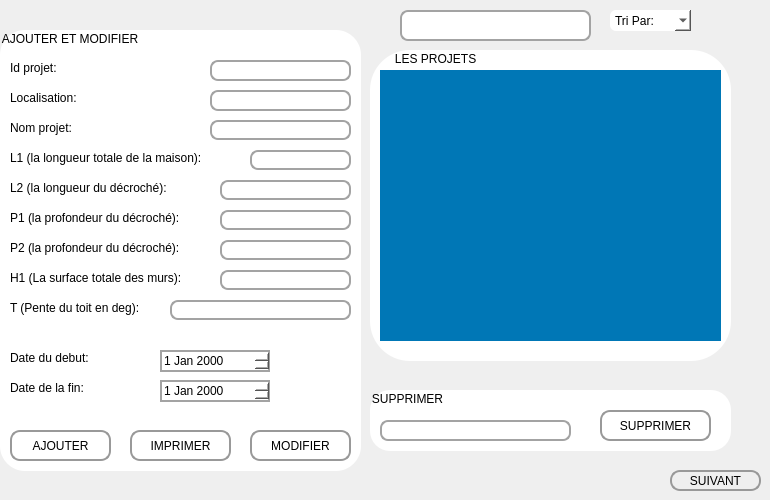
       <widget class="QWidget" name="page_6">
        <widget class="QGroupBox" name="add">
         <property name="geometry">
          <rect>
           <x>0</x>
           <y>30</y>
           <width>361</width>
           <height>441</height>
          </rect>
         </property>
         <property name="styleSheet">
          <string notr="true">font: 75 12pt &quot;System&quot;;
border-radius:25px;
background-color:white;</string>
         </property>
         <property name="title">
          <string>AJOUTER ET MODIFIER</string>
         </property>
         <widget class="QLabel" name="label_10">
          <property name="geometry">
           <rect>
            <x>10</x>
            <y>30</y>
            <width>131</width>
            <height>16</height>
           </rect>
          </property>
          <property name="text">
           <string>Id projet:</string>
          </property>
         </widget>
         <widget class="QLabel" name="label_11">
          <property name="geometry">
           <rect>
            <x>10</x>
            <y>60</y>
            <width>161</width>
            <height>16</height>
           </rect>
          </property>
          <property name="text">
           <string>Localisation:</string>
          </property>
         </widget>
         <widget class="QLabel" name="label_12">
          <property name="geometry">
           <rect>
            <x>10</x>
            <y>90</y>
            <width>171</width>
            <height>16</height>
           </rect>
          </property>
          <property name="text">
           <string>Nom projet:</string>
          </property>
         </widget>
         <widget class="QLabel" name="label_13">
          <property name="geometry">
           <rect>
            <x>10</x>
            <y>320</y>
            <width>111</width>
            <height>16</height>
           </rect>
          </property>
          <property name="text">
           <string>Date du debut:</string>
          </property>
         </widget>
         <widget class="QLabel" name="label_14">
          <property name="geometry">
           <rect>
            <x>10</x>
            <y>350</y>
            <width>111</width>
            <height>16</height>
           </rect>
          </property>
          <property name="text">
           <string>Date de la fin:</string>
          </property>
         </widget>
         <widget class="QLabel" name="label_15">
          <property name="geometry">
           <rect>
            <x>10</x>
            <y>120</y>
            <width>241</width>
            <height>16</height>
           </rect>
          </property>
          <property name="text">
           <string>L1 (la longueur totale de la maison):</string>
          </property>
         </widget>
         <widget class="QLabel" name="label_16">
          <property name="geometry">
           <rect>
            <x>10</x>
            <y>150</y>
            <width>201</width>
            <height>16</height>
           </rect>
          </property>
          <property name="text">
           <string>L2 (la longueur du décroché):</string>
          </property>
         </widget>
         <widget class="QLabel" name="label_17">
          <property name="geometry">
           <rect>
            <x>10</x>
            <y>180</y>
            <width>201</width>
            <height>16</height>
           </rect>
          </property>
          <property name="text">
           <string>P1 (la profondeur du décroché):</string>
          </property>
         </widget>
         <widget class="QLabel" name="label_18">
          <property name="geometry">
           <rect>
            <x>10</x>
            <y>210</y>
            <width>211</width>
            <height>16</height>
           </rect>
          </property>
          <property name="text">
           <string>P2 (la profondeur du décroché):</string>
          </property>
         </widget>
         <widget class="QLabel" name="label_19">
          <property name="geometry">
           <rect>
            <x>10</x>
            <y>240</y>
            <width>211</width>
            <height>16</height>
           </rect>
          </property>
          <property name="text">
           <string>H1 (La surface totale des murs):</string>
          </property>
         </widget>
         <widget class="QLabel" name="label_20">
          <property name="geometry">
           <rect>
            <x>10</x>
            <y>270</y>
            <width>171</width>
            <height>16</height>
           </rect>
          </property>
          <property name="text">
           <string>T (Pente du toit en deg):</string>
          </property>
         </widget>
         <widget class="QLineEdit" name="id">
          <property name="geometry">
           <rect>
            <x>210</x>
            <y>30</y>
            <width>141</width>
            <height>21</height>
           </rect>
          </property>
          <property name="styleSheet">
           <string notr="true">
QLineEdit{
border:2px solid rgb(163, 163, 163);
/*border:	rgb(179, 179, 179);*/
border-radius:8px;
/*color:rgb(165, 165, 165);*/
padding-left:8px;
padding-right:8px;
/*background-color:rgb(255, 255, 255);*/}
QLineEdit:hover{
border:2px solid rgb(48,50,62);
border-radius:8px;
}
QLineEdit:focus{
border:2px solid rgb(163, 163, 163);
border-radius:8px;}</string>
          </property>
         </widget>
         <widget class="QLineEdit" name="l1">
          <property name="geometry">
           <rect>
            <x>250</x>
            <y>120</y>
            <width>101</width>
            <height>20</height>
           </rect>
          </property>
          <property name="styleSheet">
           <string notr="true">
QLineEdit{
border:2px solid rgb(163, 163, 163);
/*border:	rgb(179, 179, 179);*/
border-radius:8px;
/*color:rgb(165, 165, 165);*/
padding-left:8px;
padding-right:8px;
/*background-color:rgb(255, 255, 255);*/}
QLineEdit:hover{
border:2px solid rgb(48,50,62);
border-radius:8px;
}
QLineEdit:focus{
border:2px solid rgb(163, 163, 163);
border-radius:8px;}</string>
          </property>
         </widget>
         <widget class="QLineEdit" name="l2">
          <property name="geometry">
           <rect>
            <x>220</x>
            <y>150</y>
            <width>131</width>
            <height>20</height>
           </rect>
          </property>
          <property name="styleSheet">
           <string notr="true">

QLineEdit{
border:2px solid rgb(163, 163, 163);
/*border:	rgb(179, 179, 179);*/
border-radius:8px;
/*color:rgb(165, 165, 165);*/
padding-left:8px;
padding-right:8px;
/*background-color:rgb(255, 255, 255);*/}
QLineEdit:hover{
border:2px solid rgb(48,50,62);
border-radius:8px;
}
QLineEdit:focus{
border:2px solid rgb(163, 163, 163);
border-radius:8px;}</string>
          </property>
         </widget>
         <widget class="QLineEdit" name="p1">
          <property name="geometry">
           <rect>
            <x>220</x>
            <y>180</y>
            <width>131</width>
            <height>20</height>
           </rect>
          </property>
          <property name="styleSheet">
           <string notr="true">

QLineEdit{
border:2px solid rgb(163, 163, 163);
/*border:	rgb(179, 179, 179);*/
border-radius:8px;
/*color:rgb(165, 165, 165);*/
padding-left:8px;
padding-right:8px;
/*background-color:rgb(255, 255, 255);*/}
QLineEdit:hover{
border:2px solid rgb(48,50,62);
border-radius:8px;
}
QLineEdit:focus{
border:2px solid rgb(163, 163, 163);
border-radius:8px;}</string>
          </property>
         </widget>
         <widget class="QLineEdit" name="p2">
          <property name="geometry">
           <rect>
            <x>220</x>
            <y>210</y>
            <width>131</width>
            <height>20</height>
           </rect>
          </property>
          <property name="styleSheet">
           <string notr="true">

QLineEdit{
border:2px solid rgb(163, 163, 163);
/*border:	rgb(179, 179, 179);*/
border-radius:8px;
/*color:rgb(165, 165, 165);*/
padding-left:8px;
padding-right:8px;
/*background-color:rgb(255, 255, 255);*/}
QLineEdit:hover{
border:2px solid rgb(48,50,62);
border-radius:8px;
}
QLineEdit:focus{
border:2px solid rgb(163, 163, 163);
border-radius:8px;}</string>
          </property>
         </widget>
         <widget class="QLineEdit" name="h1">
          <property name="geometry">
           <rect>
            <x>220</x>
            <y>240</y>
            <width>131</width>
            <height>20</height>
           </rect>
          </property>
          <property name="styleSheet">
           <string notr="true">

QLineEdit{
border:2px solid rgb(163, 163, 163);
/*border:	rgb(179, 179, 179);*/
border-radius:8px;
/*color:rgb(165, 165, 165);*/
padding-left:8px;
padding-right:8px;
/*background-color:rgb(255, 255, 255);*/}
QLineEdit:hover{
border:2px solid rgb(48,50,62);
border-radius:8px;
}
QLineEdit:focus{
border:2px solid rgb(163, 163, 163);
border-radius:8px;}</string>
          </property>
         </widget>
         <widget class="QLineEdit" name="t">
          <property name="geometry">
           <rect>
            <x>170</x>
            <y>270</y>
            <width>181</width>
            <height>20</height>
           </rect>
          </property>
          <property name="styleSheet">
           <string notr="true">
QLineEdit{
border:2px solid rgb(163, 163, 163);
/*border:	rgb(179, 179, 179);*/
border-radius:8px;
/*color:rgb(165, 165, 165);*/
padding-left:8px;
padding-right:8px;
/*background-color:rgb(255, 255, 255);*/}
QLineEdit:hover{
border:2px solid rgb(48,50,62);
border-radius:8px;
}
QLineEdit:focus{
border:2px solid rgb(163, 163, 163);
border-radius:8px;}</string>
          </property>
         </widget>
         <widget class="QLineEdit" name="nom">
          <property name="geometry">
           <rect>
            <x>210</x>
            <y>90</y>
            <width>141</width>
            <height>20</height>
           </rect>
          </property>
          <property name="styleSheet">
           <string notr="true">
QLineEdit{
border:2px solid rgb(163, 163, 163);
/*border:	rgb(179, 179, 179);*/
border-radius:8px;
/*color:rgb(165, 165, 165);*/
padding-left:8px;
padding-right:8px;
/*background-color:rgb(255, 255, 255);*/}
QLineEdit:hover{
border:2px solid rgb(48,50,62);
border-radius:8px;
}
QLineEdit:focus{
border:2px solid rgb(163, 163, 163);
border-radius:8px;}</string>
          </property>
         </widget>
         <widget class="QLineEdit" name="local">
          <property name="geometry">
           <rect>
            <x>210</x>
            <y>60</y>
            <width>141</width>
            <height>21</height>
           </rect>
          </property>
          <property name="styleSheet">
           <string notr="true">
QLineEdit{
border:2px solid rgb(163, 163, 163);
/*border:	rgb(179, 179, 179);*/
border-radius:8px;
/*color:rgb(165, 165, 165);*/
padding-left:8px;
padding-right:8px;
/*background-color:rgb(255, 255, 255);*/}
QLineEdit:hover{
border:2px solid rgb(48,50,62);
border-radius:8px;
}
QLineEdit:focus{
border:2px solid rgb(163, 163, 163);
border-radius:8px;}</string>
          </property>
         </widget>
         <widget class="QDateEdit" name="date_deb">
          <property name="geometry">
           <rect>
            <x>160</x>
            <y>320</y>
            <width>110</width>
            <height>22</height>
           </rect>
          </property>
          <property name="styleSheet">
           <string notr="true">border:2px solid rgb(163, 163, 163);
</string>
          </property>
         </widget>
         <widget class="QDateEdit" name="date_fin">
          <property name="geometry">
           <rect>
            <x>160</x>
            <y>350</y>
            <width>110</width>
            <height>22</height>
           </rect>
          </property>
          <property name="styleSheet">
           <string notr="true">border:2px solid rgb(163, 163, 163);
</string>
          </property>
         </widget>
         <widget class="QPushButton" name="ajouter">
          <property name="geometry">
           <rect>
            <x>10</x>
            <y>400</y>
            <width>101</width>
            <height>31</height>
           </rect>
          </property>
          <property name="styleSheet">
           <string notr="true">
QPushButton{
border-style:solid;
border-width: 2px;
border-color: #999999;
border-radius: 10px;
/*background-color:rgb(58, 122, 62);*/

background-color: qlineargradient(x1: 0, y1: 0, x2: 0, y2: 1,
stop: 0 #CCCCCC, stop: 1 #AAAAAA);
}
QPushButton:hover{
background-color:#0077b6;

color:rgb(255,255,255);
 
}
QPushButton:pressed{
background-color:#0077b6;}</string>
          </property>
          <property name="text">
           <string>AJOUTER</string>
          </property>
          <property name="icon">
           <iconset resource="res.qrc">
            <normaloff>:/prefix/new/res/plus-circle.png</normaloff>:/prefix/new/res/plus-circle.png</iconset>
          </property>
         </widget>
         <widget class="QPushButton" name="modifier">
          <property name="geometry">
           <rect>
            <x>250</x>
            <y>400</y>
            <width>101</width>
            <height>31</height>
           </rect>
          </property>
          <property name="styleSheet">
           <string notr="true">
QPushButton{
border-style:solid;
border-width: 2px;
border-color: #999999;
border-radius: 10px;
/*background-color:rgb(58, 122, 62);*/

background-color: qlineargradient(x1: 0, y1: 0, x2: 0, y2: 1,
stop: 0 #CCCCCC, stop: 1 #AAAAAA);
}
QPushButton:hover{
background-color:#0077b6;

color:rgb(255,255,255);
 
}
QPushButton:pressed{
background-color:#0077b6;}</string>
          </property>
          <property name="text">
           <string>MODIFIER</string>
          </property>
          <property name="icon">
           <iconset resource="res.qrc">
            <normaloff>:/prefix/new/res/edit.png</normaloff>:/prefix/new/res/edit.png</iconset>
          </property>
         </widget>
         <widget class="QPushButton" name="imprimer">
          <property name="geometry">
           <rect>
            <x>130</x>
            <y>400</y>
            <width>101</width>
            <height>31</height>
           </rect>
          </property>
          <property name="styleSheet">
           <string notr="true">
QPushButton{
border-style:solid;
border-width: 2px;
border-color: #999999;
border-radius: 10px;
/*background-color:rgb(58, 122, 62);*/

background-color: qlineargradient(x1: 0, y1: 0, x2: 0, y2: 1,
stop: 0 #CCCCCC, stop: 1 #AAAAAA);
}
QPushButton:hover{
background-color:#0077b6;

color:rgb(255,255,255);
 
}
QPushButton:pressed{
background-color:#0077b6;}</string>
          </property>
          <property name="text">
           <string>IMPRIMER</string>
          </property>
          <property name="icon">
           <iconset resource="res.qrc">
            <normaloff>:/prefix/new/res/imprimer.png</normaloff>:/prefix/new/res/imprimer.png</iconset>
          </property>
         </widget>
         <zorder>label_10</zorder>
         <zorder>label_11</zorder>
         <zorder>label_12</zorder>
         <zorder>label_13</zorder>
         <zorder>label_14</zorder>
         <zorder>label_15</zorder>
         <zorder>label_16</zorder>
         <zorder>label_17</zorder>
         <zorder>label_18</zorder>
         <zorder>label_19</zorder>
         <zorder>label_20</zorder>
         <zorder>id</zorder>
         <zorder>l1</zorder>
         <zorder>l2</zorder>
         <zorder>p1</zorder>
         <zorder>p2</zorder>
         <zorder>h1</zorder>
         <zorder>t</zorder>
         <zorder>nom</zorder>
         <zorder>local</zorder>
         <zorder>date_deb</zorder>
         <zorder>date_fin</zorder>
         <zorder>modifier</zorder>
         <zorder>ajouter</zorder>
         <zorder>imprimer</zorder>
        </widget>
        <widget class="QGroupBox" name="groupBox_2">
         <property name="geometry">
          <rect>
           <x>370</x>
           <y>50</y>
           <width>361</width>
           <height>311</height>
          </rect>
         </property>
         <property name="styleSheet">
          <string notr="true">border-radius:40px;
background-color:white;font: 75 12pt &quot;System&quot;;</string>
         </property>
         <property name="title">
          <string>       LES PROJETS</string>
         </property>
         <widget class="QTableView" name="tab_projet">
          <property name="geometry">
           <rect>
            <x>10</x>
            <y>20</y>
            <width>341</width>
            <height>271</height>
           </rect>
          </property>
          <property name="styleSheet">
           <string notr="true">background-color:#0077b6;border:black;
border-radius:0px;</string>
          </property>
          <property name="frameShadow">
           <enum>QFrame::Plain</enum>
          </property>
         </widget>
         <widget class="QGroupBox" name="groupBox_3">
          <property name="geometry">
           <rect>
            <x>10</x>
            <y>389</y>
            <width>120</width>
            <height>71</height>
           </rect>
          </property>
          <property name="title">
           <string>GroupBox</string>
          </property>
         </widget>
        </widget>
        <widget class="QLineEdit" name="rechercher">
         <property name="geometry">
          <rect>
           <x>400</x>
           <y>10</y>
           <width>191</width>
           <height>31</height>
          </rect>
         </property>
         <property name="styleSheet">
          <string notr="true">
QLineEdit{
background-color:rgb(255, 255, 255);
border:2px solid rgb(163, 163, 163);
/*border:	rgb(179, 179, 179);*/
border-radius:8px;
/*color:rgb(165, 165, 165);*/
padding-left:8px;
padding-right:8px;
/*background-color:rgb(255, 255, 255);*/}
QLineEdit:hover{
border:2px solid rgb(48,50,62);
border-radius:8px;
}
QLineEdit:focus{
background-color:rgb(255, 255, 255);
border-radius:8px;}</string>
         </property>
         <property name="text">
          <string/>
         </property>
        </widget>
        <widget class="QComboBox" name="tri">
         <property name="geometry">
          <rect>
           <x>610</x>
           <y>10</y>
           <width>81</width>
           <height>21</height>
          </rect>
         </property>
         <property name="styleSheet">
          <string notr="true">background-color:white;
border-radius:6px;</string>
         </property>
         <item>
          <property name="text">
           <string>Tri Par:</string>
          </property>
         </item>
         <item>
          <property name="text">
           <string>idP</string>
          </property>
         </item>
         <item>
          <property name="text">
           <string>place</string>
          </property>
         </item>
         <item>
          <property name="text">
           <string>nomP</string>
          </property>
         </item>
        </widget>
        <widget class="QGroupBox" name="groupBox_4">
         <property name="geometry">
          <rect>
           <x>370</x>
           <y>390</y>
           <width>361</width>
           <height>61</height>
          </rect>
         </property>
         <property name="styleSheet">
          <string notr="true">font: 75 12pt &quot;System&quot;;border-radius:20px;
background-color:white;</string>
         </property>
         <property name="title">
          <string>SUPPRIMER</string>
         </property>
         <widget class="QPushButton" name="supprimer">
          <property name="geometry">
           <rect>
            <x>230</x>
            <y>20</y>
            <width>111</width>
            <height>31</height>
           </rect>
          </property>
          <property name="styleSheet">
           <string notr="true">
QPushButton{
border-style:solid;
border-width: 2px;
border-color: #999999;
border-radius: 10px;
/*background-color:rgb(58, 122, 62);*/

background-color: qlineargradient(x1: 0, y1: 0, x2: 0, y2: 1,
stop: 0 #CCCCCC, stop: 1 #AAAAAA);
}
QPushButton:hover{
background-color:#0077b6;

color:rgb(255,255,255);
 
}
QPushButton:pressed{
background-color:#0077b6;}</string>
          </property>
          <property name="text">
           <string>SUPPRIMER</string>
          </property>
          <property name="icon">
           <iconset resource="res.qrc">
            <normaloff>:/prefix/new/res/trash-2.png</normaloff>:/prefix/new/res/trash-2.png</iconset>
          </property>
         </widget>
         <widget class="QLineEdit" name="id_supp">
          <property name="geometry">
           <rect>
            <x>10</x>
            <y>30</y>
            <width>191</width>
            <height>21</height>
           </rect>
          </property>
          <property name="styleSheet">
           <string notr="true">
QLineEdit{
border:2px solid rgb(163, 163, 163);
/*border:	rgb(179, 179, 179);*/
border-radius:8px;
/*color:rgb(165, 165, 165);*/
padding-left:8px;
padding-right:8px;
/*background-color:rgb(255, 255, 255);*/}
QLineEdit:hover{
border:2px solid rgb(48,50,62);
border-radius:8px;
}
QLineEdit:focus{
border:2px solid rgb(163, 163, 163);
border-radius:8px;}</string>
          </property>
         </widget>
        </widget>
        <widget class="QPushButton" name="suiv1">
         <property name="geometry">
          <rect>
           <x>670</x>
           <y>470</y>
           <width>91</width>
           <height>21</height>
          </rect>
         </property>
         <property name="styleSheet">
          <string notr="true">
QPushButton{
border-style:solid;
border-width: 2px;
border-color: #999999;
border-radius: 10px;
/*background-color:rgb(58, 122, 62);*/

background-color: qlineargradient(x1: 0, y1: 0, x2: 0, y2: 1,
stop: 0 #CCCCCC, stop: 1 #AAAAAA);
}
QPushButton:hover{
background-color:#0077b6;

color:rgb(255,255,255);
 
}
QPushButton:pressed{
background-color:#0077b6;}</string>
         </property>
         <property name="text">
          <string>SUIVANT</string>
         </property>
         <property name="icon">
          <iconset resource="res.qrc">
           <normaloff>:/prefix/new/res/arrow-right.png</normaloff>:/prefix/new/res/arrow-right.png</iconset>
         </property>
        </widget>
        <zorder>groupBox_2</zorder>
        <zorder>rechercher</zorder>
        <zorder>tri</zorder>
        <zorder>add</zorder>
        <zorder>groupBox_4</zorder>
        <zorder>suiv1</zorder>
       </widget>
